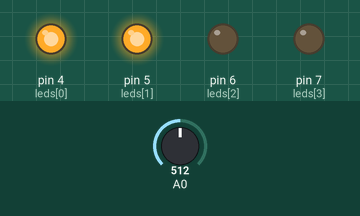
Simulated run of this sketch. Board: Arduino Uno, built with avr-gcc and run on an emulated ATmega328P. On the bench: output pins drawn as LEDs (lit = HIGH). Inputs (shaded band) come from the test bench; at power-on: A0 = 512. What the sketch prints to the serial monitor is not drawn.

Above: at 1.2 s.
1.3 s: A0 set to 493
At 2.4 s:
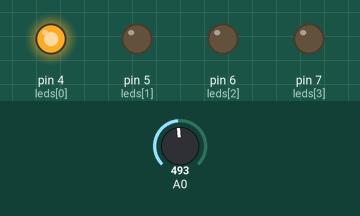
2.8 s: A0 set to 274
4.3 s: A0 set to 243
At 4.7 s:
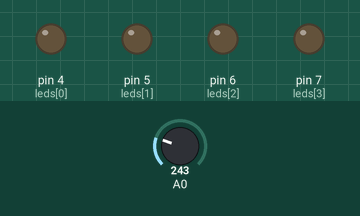
5.8 s: A0 set to 900
At 7.0 s:
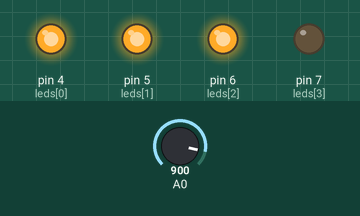
7.3 s: A0 set to 1010
8.8 s: A0 set to 1023
At 9.3 s:
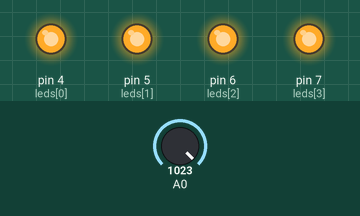
Timing chart, 0 to 11.3 s (numbered marks = the images above; inputs shaded):
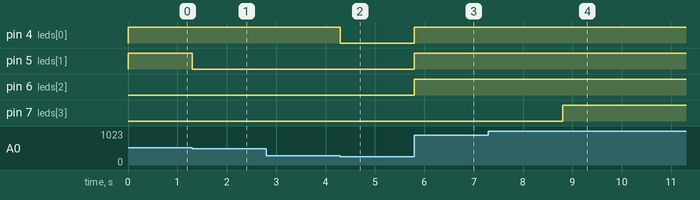

Measured:
- the behaviour switches between 512 and 511 on A0 (found by bisection; images 0 and 1)
- the behaviour switches between 256 and 255 on A0 (found by bisection; images 1 and 2)
- the behaviour switches between 1022 and 1023 on A0 (found by bisection; images 3 and 4)
- after the input at 1.3 s, pin 5 (leds[1]): HIGH → LOW at once
- after the input at 4.3 s, pin 4 (leds[0]): HIGH → LOW at once
- after the input at 5.8 s, pin 4 (leds[0]), pin 5 (leds[1]), pin 6 (leds[2]): LOW → HIGH at once
- after the input at 8.8 s, pin 7 (leds[3]): LOW → HIGH at once

The sketch:

q4_a.ino
```cpp
int leds[] = {4,5,6,7}; // what pins?

void setup() {
  // set up all LEDs to OUTPUT
  for(int i = 0; i < 4; i++) {
    pinMode(leds[i], OUTPUT);
  }

  Serial.begin(9600);
}

void loop() {
  // read Analog pin 0 to val
  // 0 -> 1023
  int val = analogRead(0);

  // we want values from 0 to 4
  int mappedVal = map(val, 0, 1023, 0, 4);

  if(mappedVal == 0) {
    digitalWrite(leds[0], LOW);
    digitalWrite(leds[1], LOW);
    digitalWrite(leds[2], LOW);
    digitalWrite(leds[3], LOW);
  }

  if(mappedVal == 1) {
    digitalWrite(leds[0], HIGH);
    digitalWrite(leds[1], LOW);
    digitalWrite(leds[2], LOW);
    digitalWrite(leds[3], LOW);
  }

  if(mappedVal == 2) {
    digitalWrite(leds[0], HIGH);
    digitalWrite(leds[1], HIGH);
    digitalWrite(leds[2], LOW);
    digitalWrite(leds[3], LOW);
  }

  if(mappedVal == 3) {
    digitalWrite(leds[0], HIGH);
    digitalWrite(leds[1], HIGH);
    digitalWrite(leds[2], HIGH);
    digitalWrite(leds[3], LOW);
  }

  if(mappedVal == 4) {
    digitalWrite(leds[0], HIGH);
    digitalWrite(leds[1], HIGH);
    digitalWrite(leds[2], HIGH);
    digitalWrite(leds[3], HIGH);
  }

  Serial.println(mappedVal);
}
```
